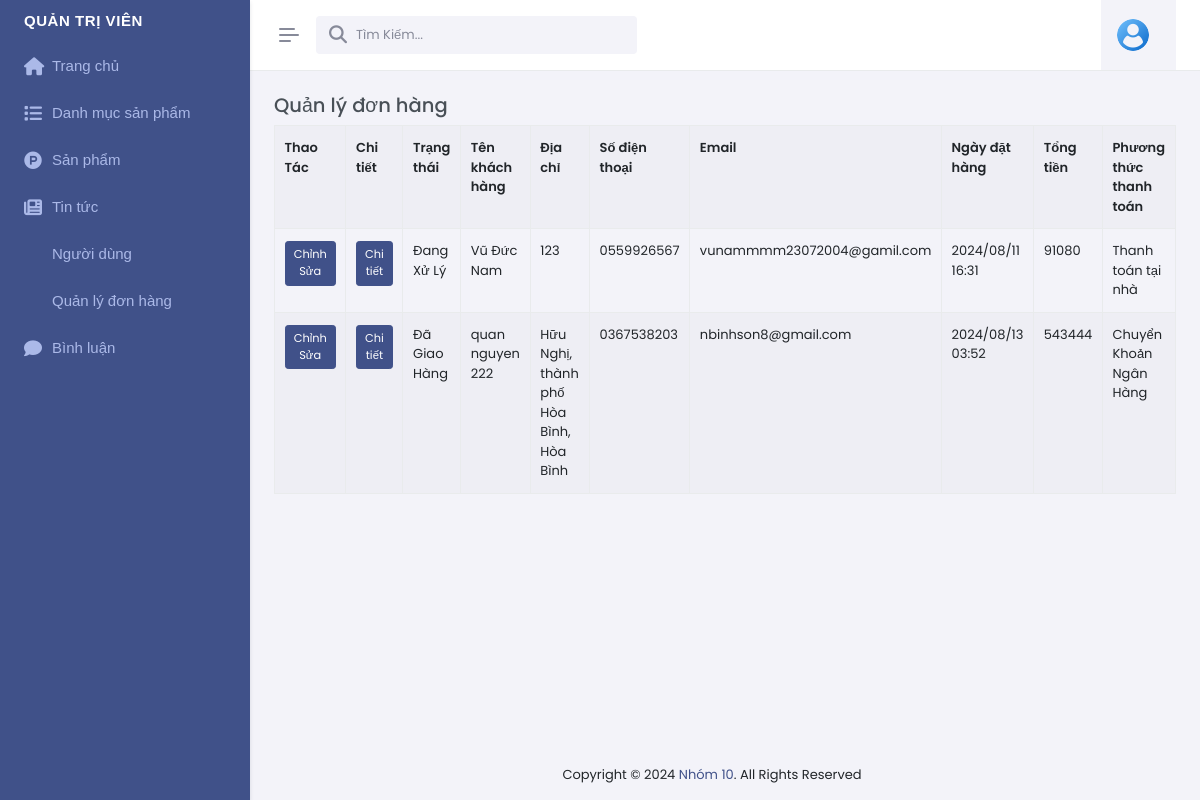
The app's page /admin/index.php?act=qldh (signed in), older data.
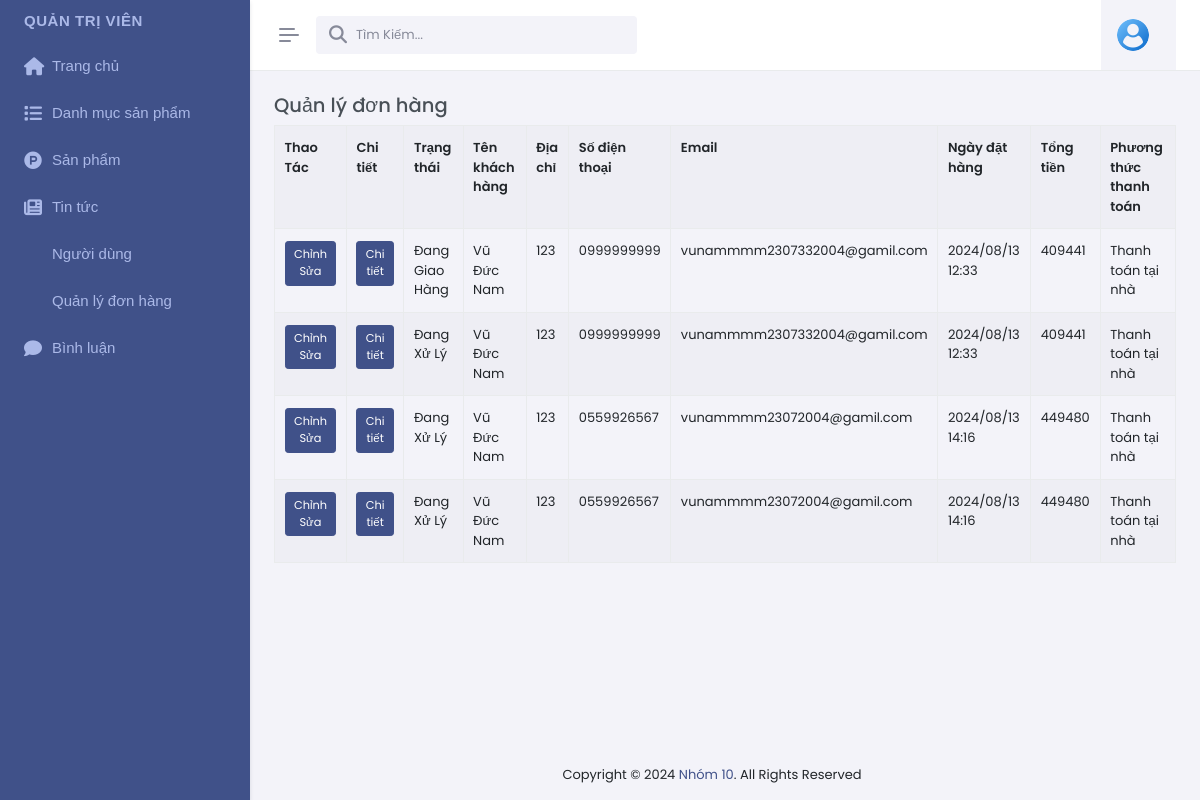
The same page, newer data.
### tables this page shows
CREATE TABLE `bill` (
  `id` int NOT NULL,
  `idtk` varchar(999) DEFAULT NULL,
  `billname` varchar(255) NOT NULL,
  `billdiachi` text NOT NULL,
  `billsdt` varchar(50) NOT NULL,
  `billemail` varchar(255) NOT NULL,
  `billpttt` text COMMENT '1.Thanh toán tại nhà',
  `ngaydathang` varchar(999) DEFAULT NULL,
  `total` int NOT NULL DEFAULT '0',
  `billstatus` tinyint(1) DEFAULT '0' COMMENT '0.Đơn hàng mới 1.Đang sử lý 2.Đang giao hàng 3.Đã giao hàng',
  `id_pro` text,
  `amount` varchar(255) DEFAULT NULL,
  `receiven_sdt` varchar(50) DEFAULT NULL
);

### model/pdo.php (called while the page is built, shortened)
<?php
function pdo_get_connection(){
    $dburl = "mysql:host=localhost;dbname=duan1;charset=utf8";
    $username = 'root';
    $password = '';
    $conn = new PDO($dburl, $username, $password);
    $conn->setAttribute(PDO::ATTR_ERRMODE, PDO::ERRMODE_EXCEPTION);
    return $conn;
}
function pdo_query($sql){
    $sql_args = array_slice(func_get_args(), 1);
    try{
        $conn = pdo_get_connection();
        $stmt = $conn->prepare($sql);
        $stmt->execute($sql_args);
        $rows = $stmt->fetchAll();
        return $rows;
    }
    catch(PDOException $e){
        throw $e;
    }
    finally{
        unset($conn);
    }
}

### admin/donhang/list.php (the view, shortened to what this page needs)
<div class="main-content">
    <div class="page-content">
        <div class="container-fluid">
            <div class="row mb-3 pb-1">
                <div class="col-md-12">
                    <div class="fromtitle">
                        <h4>Quản lý đơn hàng</h4>
                    </div>
                    <div class="fromcontent">
                        <div class="table-responsive dt-responsive">
                            <div class="dataTables_wrapper dt-bootstrap5">
                                <table id="dom-jqry" class="table table-striped table-bordered nowrap dataTable">
                                    <tr>
                                        <th>Thao Tác</th>
                                        <th>Chi tiết</th>
                                        <th>Trạng thái</th>
                                        <th>Tên khách hàng</th>
                                        <th>Địa chỉ</th>
                                        <th>Số điện thoại</th>
                                        <th>Email</th>
                                        <th>Ngày đặt hàng</th>
                                        <th>Tổng tiền</th>
                                        <th>Phương thức thanh toán</th>
                                    </tr>
                                    <?php
            foreach (pdo_query("SELECT * FROM `bill` ") as $quanli) {
             extract($quanli);
             $quanli = "index.php?act=ctdh&id=" . $id;
              echo '<tr>
              <td>
              <a href="?act=editdh&id='.$id.'" class="btn btn-primary btn-sm">Chỉnh Sửa</a>
              </td>
                     <td><a href="'.$quanli .'" class="btn btn-primary btn-sm">Chi tiết</a></td>
              <td>' . statusOrder($billstatus) . '</td>
              <td>' . $billname . '</td>
              <td>' . $billdiachi . '</td>
              <td>' . $billsdt . '</td>
              <td>' . $billemail . '</td>
               <td>' . $ngaydathang . '</td>
               <td>' . $total . '</td>
              <td>' . $billpttt . '</td>
          </tr>';
            }
            ?>
                                </table>
                            </div>
                        </div>
                    </div>
                </div>
            </div>
        </div>

### admin/nav.php (shortened to what this page needs)
<div class="app-menu navbar-menu">
   <div id="scrollbar">
      <div class="container-fluid">
         <ul class="navbar-nav" id="navbar-nav">
            <li class="menu-title" ><a class="nav-link menu-link" href="/duan1/admin/index.php" >Quản trị viên</span>
               </a></li>
            <li class="nav-item">
               <a class="nav-link menu-link" href="/duan1/admin/index.php">
                  <i class="fa-solid fa-home"></i> <span data-key="t-authentication">Trang chủ</span>
               </a>
            </li>
            <li class="nav-item">
               <a class="nav-link menu-link" href="/duan1/admin/index.php?act=dsdm">
               <i class="fa-solid fa-list"></i> <span data-key="t-authentication">Danh mục sản phẩm</span>
               </a>
            </li>
            <li class="nav-item">
               <a class="nav-link menu-link" href="/duan1/admin/index.php?act=dssp">
               <i class="fa-brands fa-product-hunt"></i> <span data-key="t-authentication">Sản phẩm</span>
               </a>
            </li>
            <li class="nav-item">
               <a class="nav-link menu-link" href="/duan1/admin/index.php?act=dstt">
               <i class="fa-solid fa-newspaper"></i> <span data-key="t-authentication">Tin tức</span>
               </a>
            </li>
            <li class="nav-item">
               <a class="nav-link menu-link" href="/duan1/admin/index.php?act=dskh">
               <i class="fa-light fa-users"></i><span data-key="t-authentication">Người dùng</span>
               </a>
            </li>
            <li class="nav-item">
               <a class="nav-link menu-link" href="/duan1/admin/index.php?act=qldh">
               <i class="fa-light fa-users"></i><span data-key="t-authentication">Quản lý đơn hàng</span>
               </a>
            </li>
            <li class="nav-item">
               <a class="nav-link menu-link" href="/duan1/admin/index.php?act=dsbl">
               <i class="fa-solid fa-comment"></i> <span data-key="t-authentication">Bình luận</span>
               </a>
            </li>
         </ul>
      </div>
   </div>
</div>

Row changes from the older to the newer data that the page shows:
removed bill: billstatus "Đang Xử Lý", billname "Vũ Đức Nam", billdiachi "123", billsdt "0559926567", billemail "vunammmm23072004@gamil.com", ngaydathang "2024/08/11 16:31", total "91080", billpttt "Thanh toán tại nhà"
removed bill: billstatus "Đã Giao Hàng", billname "quan nguyen 222", billdiachi "Hữu Nghị, thành phố Hòa Bình, Hòa Bình", billsdt "0367538203", billemail "nbinhson8@gmail.com", ngaydathang "2024/08/13 03:52", total "543444", billpttt "Chuyển Khoản Ngân Hàng"
added bill: billstatus "Đang Giao Hàng", billname "Vũ Đức Nam", billdiachi "123", billsdt "0999999999", billemail "vunammmm2307332004@gamil.com", ngaydathang "2024/08/13 12:33", total "409441", billpttt "Thanh toán tại nhà"
added bill: billstatus "Đang Xử Lý", billname "Vũ Đức Nam", billdiachi "123", billsdt "0999999999", billemail "vunammmm2307332004@gamil.com", ngaydathang "2024/08/13 12:33", total "409441", billpttt "Thanh toán tại nhà"
added bill: billstatus "Đang Xử Lý", billname "Vũ Đức Nam", billdiachi "123", billsdt "0559926567", billemail "vunammmm23072004@gamil.com", ngaydathang "2024/08/13 14:16", total "449480", billpttt "Thanh toán tại nhà"
added bill: billstatus "Đang Xử Lý", billname "Vũ Đức Nam", billdiachi "123", billsdt "0559926567", billemail "vunammmm23072004@gamil.com", ngaydathang "2024/08/13 14:16", total "449480", billpttt "Thanh toán tại nhà"
